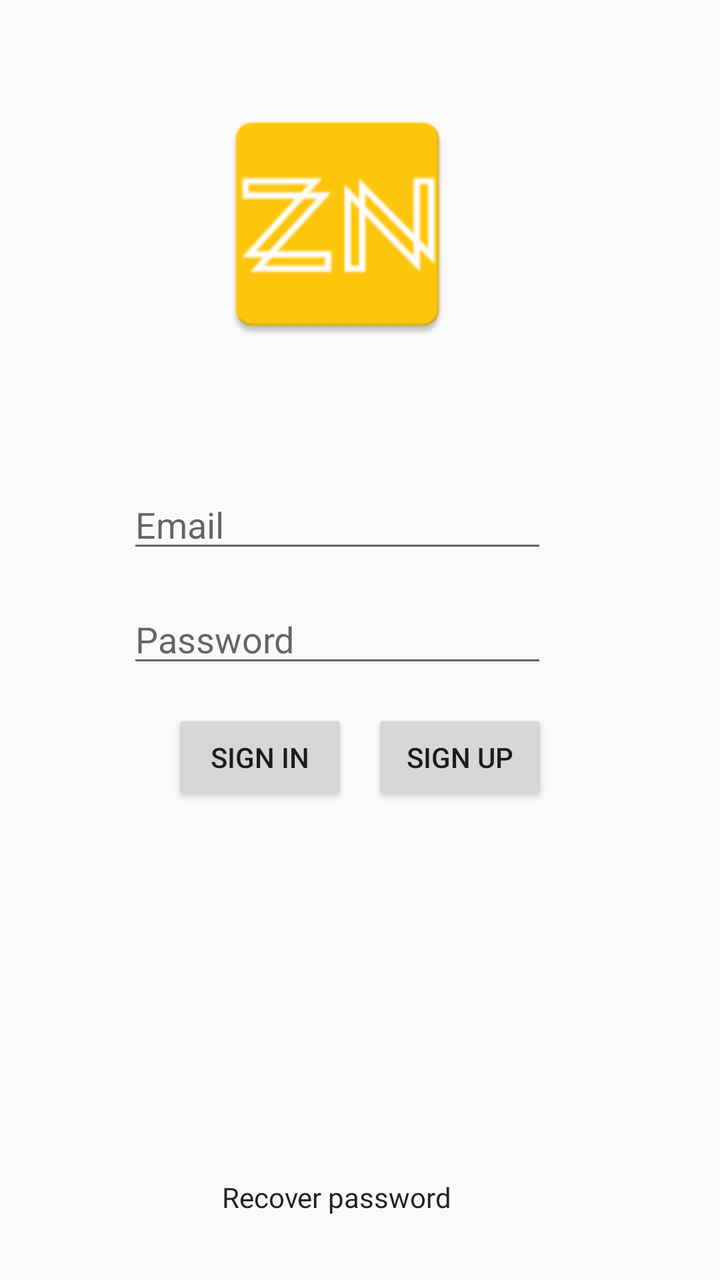
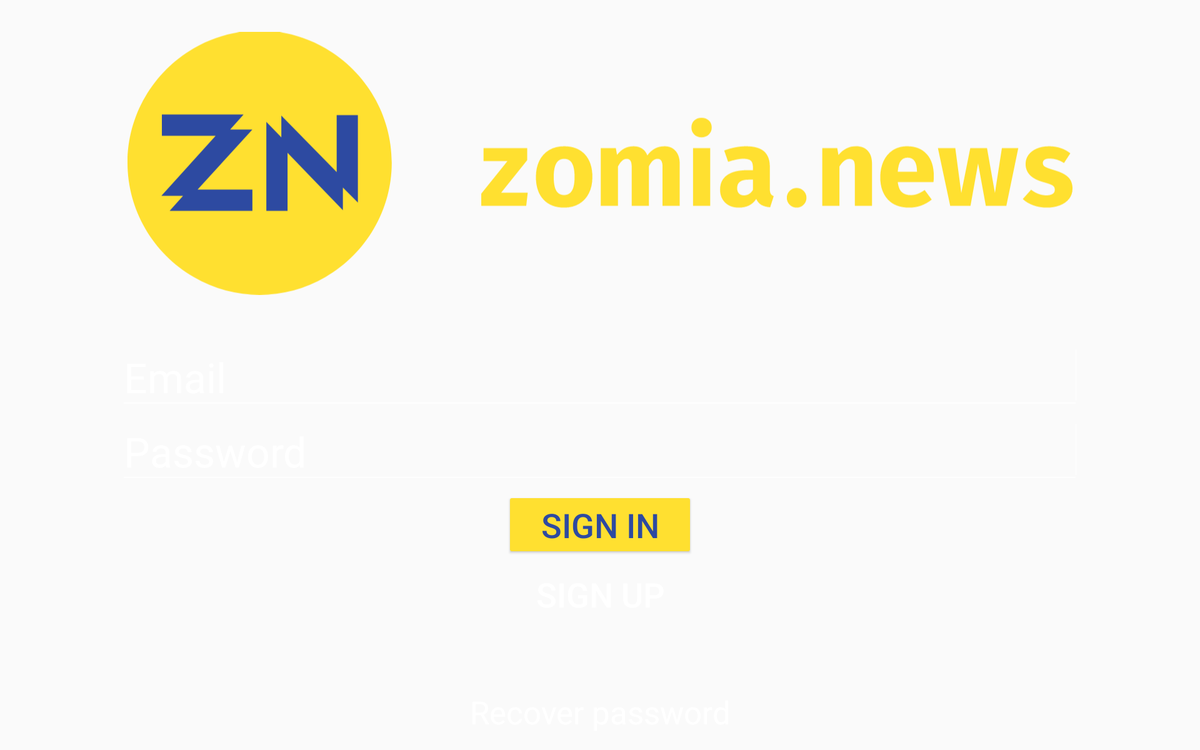

Two renders of one Android screen. The first uses the default layout on a phone; the second uses the alternative layout the repository ships for a different screen configuration, on a matching device. The two XML files are below.
<!-- AndroidManifest.xml: application theme AppTheme -->
<!-- res/layout/layout_login.xml -->
<?xml version="1.0" encoding="utf-8"?>
<android.support.constraint.ConstraintLayout xmlns:android="http://schemas.android.com/apk/res/android"
    xmlns:app="http://schemas.android.com/apk/res-auto"
    xmlns:tools="http://schemas.android.com/tools"
    android:id="@+id/linearLayout"
    android:layout_width="match_parent"
    android:layout_height="match_parent"
    android:baselineAligned="false"
    tools:layout_editor_absoluteY="81dp">

    <EditText
        android:id="@+id/emailText"
        android:layout_width="wrap_content"
        android:layout_height="wrap_content"
        android:layout_marginTop="8dp"
        android:ems="10"
        android:hint="@string/email_text"
        android:inputType="textEmailAddress"
        android:singleLine="true"
        app:layout_constraintEnd_toEndOf="parent"
        app:layout_constraintHorizontal_bias="0.5"
        app:layout_constraintStart_toEndOf="@+id/guideline2"
        app:layout_constraintTop_toBottomOf="@+id/loadingProgressBar" />

    <EditText
        android:id="@+id/passwordText"
        android:layout_width="wrap_content"
        android:layout_height="wrap_content"
        android:layout_marginTop="16dp"
        android:ems="10"
        android:hint="@string/password_text"
        android:inputType="textPassword"
        app:layout_constraintStart_toStartOf="@+id/emailText"
        app:layout_constraintTop_toBottomOf="@+id/emailText" />

    <Button
        android:id="@+id/enterButton"
        android:layout_width="wrap_content"
        android:layout_height="wrap_content"
        android:layout_marginEnd="12dp"
        android:layout_marginTop="16dp"
        android:text="@string/sign_in"
        app:layout_constraintEnd_toStartOf="@+id/registerButton"
        app:layout_constraintHorizontal_chainStyle="packed"
        app:layout_constraintStart_toStartOf="parent"
        app:layout_constraintTop_toBottomOf="@+id/passwordText" />

    <Button
        android:id="@+id/registerButton"
        android:layout_width="wrap_content"
        android:layout_height="wrap_content"
        android:text="@string/sign_up"
        app:layout_constraintBaseline_toBaselineOf="@+id/enterButton"
        app:layout_constraintEnd_toEndOf="parent"
        app:layout_constraintStart_toEndOf="@+id/enterButton" />

    <TextView
        android:id="@+id/recoverPasswordTextView"
        android:layout_width="wrap_content"
        android:layout_height="wrap_content"
        android:layout_marginBottom="32dp"
        android:text="@string/recover_password"
        app:layout_constraintBottom_toBottomOf="parent"
        app:layout_constraintEnd_toEndOf="parent"
        app:layout_constraintHorizontal_bias="0.5"
        app:layout_constraintStart_toEndOf="@+id/guideline2" />

    <android.support.constraint.Guideline
        android:id="@+id/guideline2"
        android:layout_width="wrap_content"
        android:layout_height="wrap_content"
        android:orientation="vertical"
        app:layout_constraintGuide_end="383dp" />

    <ImageView
        android:id="@+id/logoImageView"
        android:layout_width="128dp"
        android:layout_height="128dp"
        android:layout_marginTop="48dp"
        app:layout_constraintEnd_toEndOf="parent"
        app:layout_constraintHorizontal_bias="0.5"
        app:layout_constraintStart_toEndOf="@+id/guideline2"
        app:layout_constraintStart_toStartOf="@+id/guideline2"
        app:layout_constraintTop_toTopOf="parent"
        app:srcCompat="@mipmap/ic_launcher" />

    <ProgressBar
        android:id="@+id/loadingProgressBar"
        style="?android:attr/progressBarStyle"
        android:layout_width="wrap_content"
        android:layout_height="wrap_content"
        android:layout_marginTop="8dp"
        android:visibility="invisible"
        app:layout_constraintEnd_toEndOf="parent"
        app:layout_constraintHorizontal_bias="0.5"
        app:layout_constraintStart_toEndOf="@+id/guideline2"
        app:layout_constraintTop_toBottomOf="@+id/logoImageView"
        tools:visibility="invisible" />

</android.support.constraint.ConstraintLayout>
<!-- resources referenced by this layout -->
<resources>
  <!-- mipmap ic_launcher: png bitmap (mipmap-hdpi, 2162 bytes) -->
  <string name="email_text">Email</string>
  <string name="password_text">Password</string>
  <string name="recover_password">Recover password</string>
  <string name="sign_in">Sign in</string>
  <string name="sign_up">Sign up</string>
  <style name="AppTheme" parent="Theme.AppCompat.Light.NoActionBar">
          
          <item name="preferenceTheme">@style/PreferenceThemeOverlay.v14.Material</item>
          <item name="colorPrimary">@color/colorPrimary</item>
          <item name="colorPrimaryDark">@color/colorPrimaryDark</item>
          <item name="colorAccent">@color/colorAccent</item>
  
          <item name="alertDialogTheme">@style/AppAlertDialog</item>
  
          <item name="android:textViewStyle">@style/customfontstyle</item>
          <item name="android:expandableListViewStyle">@style/customfontstyle</item>
      </style>
  <color name="colorPrimary">#303F9F</color>
  <color name="colorPrimaryDark">#303F9F</color>
  <color name="colorAccent">#FF4081</color>
  <style name="AppAlertDialog" parent="Theme.AppCompat.DayNight.Dialog.Alert">
          <item name="colorAccent">@color/colorAccent</item>
      </style>
  <style name="customfontstyle">
          <item name="android:fontFamily">@font/firasans</item>
      </style>
</resources>
<!-- res/layout-sw720dp/layout_login.xml (the repository's variant of the layout above) -->
<!-- drawn on a large tablet held sideways -->
<?xml version="1.0" encoding="utf-8"?>
<android.support.constraint.ConstraintLayout xmlns:android="http://schemas.android.com/apk/res/android"
    xmlns:app="http://schemas.android.com/apk/res-auto"
    xmlns:tools="http://schemas.android.com/tools"
    android:id="@+id/linearLayout"
    android:layout_width="match_parent"
    android:layout_height="match_parent"
    android:baselineAligned="false"
    tools:layout_editor_absoluteY="25dp">

    <ImageView
        android:id="@+id/background_image_view"
        android:layout_width="0dp"
        android:layout_height="0dp"
        android:scaleType="centerCrop"
        android:src="@drawable/background"
        app:layout_constraintBottom_toBottomOf="parent"
        app:layout_constraintEnd_toEndOf="parent"
        app:layout_constraintStart_toStartOf="parent"
        app:layout_constraintTop_toTopOf="parent" />

    <EditText
        android:id="@+id/emailText"
        android:layout_width="0dp"
        android:layout_height="wrap_content"
        android:layout_marginEnd="128dp"
        android:layout_marginStart="128dp"
        android:backgroundTint="@color/login_password_color"
        android:ems="10"
        android:hint="@string/email_text"
        android:inputType="textEmailAddress"
        android:singleLine="true"
        android:textColor="@color/login_password_color"
        android:textColorHint="@color/login_password_color"
        android:textSize="44sp"
        app:layout_constraintBottom_toBottomOf="parent"
        app:layout_constraintEnd_toEndOf="parent"
        app:layout_constraintHorizontal_bias="0.5"
        app:layout_constraintStart_toStartOf="parent"
        app:layout_constraintTop_toTopOf="parent" />

    <EditText
        android:id="@+id/passwordText"
        android:layout_width="0dp"
        android:layout_height="wrap_content"
        android:layout_marginEnd="128dp"
        android:layout_marginStart="128dp"
        android:layout_marginTop="4dp"
        android:backgroundTint="@color/login_password_color"
        android:ems="10"
        android:hint="@string/password_text"
        android:inputType="textPassword"
        android:textColor="@color/login_password_color"
        android:textColorHint="@color/login_password_color"
        android:textSize="44sp"
        app:layout_constraintEnd_toEndOf="parent"
        app:layout_constraintHorizontal_bias="0.5"
        app:layout_constraintStart_toStartOf="parent"
        app:layout_constraintTop_toBottomOf="@+id/emailText" />

    <Button
        android:id="@+id/enterButton"
        android:layout_width="200sp"
        android:layout_height="wrap_content"
        android:layout_marginTop="8dp"
        android:elegantTextHeight="false"
        android:text="@string/sign_in"
        android:textSize="36sp"
        android:theme="@style/SignInButton"
        app:layout_constraintEnd_toEndOf="parent"
        app:layout_constraintHorizontal_bias="0.5"
        app:layout_constraintStart_toStartOf="parent"
        app:layout_constraintTop_toBottomOf="@+id/passwordText" />

    <Button
        android:id="@+id/registerButton"
        style="@style/Widget.AppCompat.Button.Borderless"
        android:layout_width="wrap_content"
        android:layout_height="wrap_content"
        android:layout_marginBottom="8dp"
        android:text="@string/sign_up"
        android:textColor="@color/signup_button_text_normal"
        android:textSize="36sp"
        app:layout_constraintBottom_toTopOf="@+id/loadingProgressBar"
        app:layout_constraintEnd_toEndOf="parent"
        app:layout_constraintHorizontal_bias="0.5"
        app:layout_constraintStart_toStartOf="parent"
        app:layout_constraintTop_toBottomOf="@+id/enterButton" />

    <TextView
        android:id="@+id/recoverPasswordTextView"
        android:layout_width="wrap_content"
        android:layout_height="wrap_content"
        android:layout_marginBottom="18dp"
        android:text="@string/recover_password"
        android:textColor="@color/signup_button_text_normal"
        android:textSize="34sp"
        app:layout_constraintBottom_toBottomOf="parent"
        app:layout_constraintEnd_toEndOf="parent"
        app:layout_constraintHorizontal_bias="0.5"
        app:layout_constraintStart_toStartOf="parent" />

    <android.support.constraint.Guideline
        android:id="@+id/guideline2"
        android:layout_width="wrap_content"
        android:layout_height="wrap_content"
        android:orientation="vertical"
        app:layout_constraintGuide_end="383dp" />

    <ImageView
        android:id="@+id/logoImageView"
        android:layout_width="0dp"
        android:layout_height="350dp"
        android:layout_marginBottom="14dp"
        android:layout_marginEnd="8dp"
        android:layout_marginStart="8dp"
        app:layout_constraintBottom_toTopOf="@+id/emailText"
        app:layout_constraintEnd_toEndOf="@+id/emailText"
        app:layout_constraintHorizontal_bias="0.6"
        app:layout_constraintStart_toStartOf="@+id/emailText"
        app:srcCompat="@drawable/ic_logo" />

    <ProgressBar
        android:id="@+id/loadingProgressBar"
        style="?android:attr/progressBarStyle"
        android:layout_width="wrap_content"
        android:layout_height="wrap_content"
        android:layout_marginBottom="8dp"
        android:visibility="invisible"
        app:layout_constraintBottom_toTopOf="@+id/recoverPasswordTextView"
        app:layout_constraintEnd_toEndOf="parent"
        app:layout_constraintHorizontal_bias="0.5"
        app:layout_constraintStart_toStartOf="parent"
        tools:visibility="invisible" />

    <android.support.constraint.Guideline
        android:id="@+id/guideline4"
        android:layout_width="wrap_content"
        android:layout_height="wrap_content"
        android:orientation="horizontal"
        app:layout_constraintGuide_percent="0.9" />

</android.support.constraint.ConstraintLayout>
<!-- resources referenced by the variant -->
<!-- as a large tablet held sideways resolves them -->
<resources>
  <color name="login_password_color">@android:color/white</color>
  <color name="signup_button_text_normal">#ffffff</color>
  <!-- drawable ic_logo: vector/xml drawable (drawable, 6716 chars, omitted) -->
  <string name="email_text">Email</string>
  <string name="password_text">Password</string>
  <string name="recover_password">Recover password</string>
  <string name="sign_in">Sign in</string>
  <string name="sign_up">Sign up</string>
  <style name="SignInButton" parent="@style/Widget.AppCompat.Button.Colored">
          <item name="colorButtonNormal">@color/login_button_color_normal</item>
          <item name="android:textColor">@color/login_button_text_normal</item>
      </style>
  <style name="AppTheme" parent="Theme.AppCompat.Light.NoActionBar">
          
          <item name="preferenceTheme">@style/PreferenceThemeOverlay.v14.Material</item>
          <item name="colorPrimary">@color/colorPrimary</item>
          <item name="colorPrimaryDark">@color/colorPrimaryDark</item>
          <item name="colorAccent">@color/colorAccent</item>
  
          <item name="alertDialogTheme">@style/AppAlertDialog</item>
  
          <item name="android:textViewStyle">@style/customfontstyle</item>
          <item name="android:expandableListViewStyle">@style/customfontstyle</item>
      </style>
  <color name="login_button_color_normal">#ffe030</color>
  <color name="login_button_text_normal">#2d4aa1</color>
  <color name="colorPrimary">#303F9F</color>
  <color name="colorPrimaryDark">#303F9F</color>
  <color name="colorAccent">#FF4081</color>
  <style name="AppAlertDialog" parent="Theme.AppCompat.DayNight.Dialog.Alert">
          <item name="colorAccent">@color/colorAccent</item>
      </style>
  <style name="customfontstyle">
          <item name="android:fontFamily">@font/firasans</item>
      </style>
</resources>
